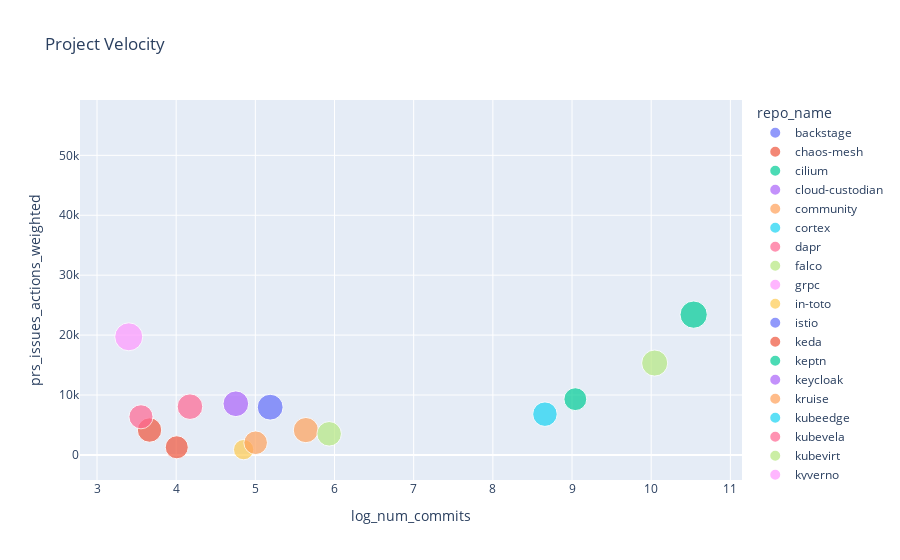

Notebook code for this chart:
### Code cell
fig.show()

### Figure 1 — Plotly figure (JSON) as saved in the notebook; plotly's stock layout.template omitted (floating-point values rounded to 4 significant figures)
{"data": [{"customdata": [["backstage"]], "hovertemplate": "repo_name=%{customdata[0]}<br>log_num_commits=%{x}<br>prs_issues_actions_weighted=%{y}<br>log_num_contrib=%{marker.size}<extra></extra>", "legendgroup": "backstage", "marker": {"color": "#636efa", "size": [8.313], "sizemode": "area", "sizeref": 0.02242, "symbol": "circle"}, "mode": "markers", "name": "backstage", "orientation": "v", "showlegend": true, "type": "scatter", "x": [NaN], "xaxis": "x", "y": [29640.0], "yaxis": "y"}, {"customdata": [["chaos-mesh"]], "hovertemplate": "repo_name=%{customdata[0]}<br>log_num_commits=%{x}<br>prs_issues_actions_weighted=%{y}<br>log_num_contrib=%{marker.size}<extra></extra>", "legendgroup": "chaos-mesh", "marker": {"color": "#EF553B", "size": [6.669], "sizemode": "area", "sizeref": 0.02242, "symbol": "circle"}, "mode": "markers", "name": "chaos-mesh", "orientation": "v", "showlegend": true, "type": "scatter", "x": [3.664], "xaxis": "x", "y": [4156.0], "yaxis": "y"}, {"customdata": [["cilium"]], "hovertemplate": "repo_name=%{customdata[0]}<br>log_num_commits=%{x}<br>prs_issues_actions_weighted=%{y}<br>log_num_contrib=%{marker.size}<extra></extra>", "legendgroup": "cilium", "marker": {"color": "#00cc96", "size": [8.341], "sizemode": "area", "sizeref": 0.02242, "symbol": "circle"}, "mode": "markers", "name": "cilium", "orientation": "v", "showlegend": true, "type": "scatter", "x": [10.54], "xaxis": "x", "y": [23420.0], "yaxis": "y"}, {"customdata": [["cloud-custodian"]], "hovertemplate": "repo_name=%{customdata[0]}<br>log_num_commits=%{x}<br>prs_issues_actions_weighted=%{y}<br>log_num_contrib=%{marker.size}<extra></extra>", "legendgroup": "cloud-custodian", "marker": {"color": "#ab63fa", "size": [7.389], "sizemode": "area", "sizeref": 0.02242, "symbol": "circle"}, "mode": "markers", "name": "cloud-custodian", "orientation": "v", "showlegend": true, "type": "scatter", "x": [4.754], "xaxis": "x", "y": [8541.0], "yaxis": "y"}, {"customdata": [["community"]], "hovertemplate": "repo_name=%{customdata[0]}<br>log_num_commits=%{x}<br>prs_issues_actions_weighted=%{y}<br>log_num_contrib=%{marker.size}<extra></extra>", "legendgroup": "community", "marker": {"color": "#FFA15A", "size": [7.127], "sizemode": "area", "sizeref": 0.02242, "symbol": "circle"}, "mode": "markers", "name": "community", "orientation": "v", "showlegend": true, "type": "scatter", "x": [5.638], "xaxis": "x", "y": [4149.0], "yaxis": "y"}, {"customdata": [["cortex"]], "hovertemplate": "repo_name=%{customdata[0]}<br>log_num_commits=%{x}<br>prs_issues_actions_weighted=%{y}<br>log_num_contrib=%{marker.size}<extra></extra>", "legendgroup": "cortex", "marker": {"color": "#19d3f3", "size": [6.739], "sizemode": "area", "sizeref": 0.02242, "symbol": "circle"}, "mode": "markers", "name": "cortex", "orientation": "v", "showlegend": true, "type": "scatter", "x": [8.658], "xaxis": "x", "y": [6804.0], "yaxis": "y"}, {"customdata": [["dapr"]], "hovertemplate": "repo_name=%{customdata[0]}<br>log_num_commits=%{x}<br>prs_issues_actions_weighted=%{y}<br>log_num_contrib=%{marker.size}<extra></extra>", "legendgroup": "dapr", "marker": {"color": "#FF6692", "size": [7.343], "sizemode": "area", "sizeref": 0.02242, "symbol": "circle"}, "mode": "markers", "name": "dapr", "orientation": "v", "showlegend": true, "type": "scatter", "x": [4.174], "xaxis": "x", "y": [8056.0], "yaxis": "y"}, {"customdata": [["falco"]], "hovertemplate": "repo_name=%{customdata[0]}<br>log_num_commits=%{x}<br>prs_issues_actions_weighted=%{y}<br>log_num_contrib=%{marker.size}<extra></extra>", "legendgroup": "falco", "marker": {"color": "#B6E880", "size": [6.762], "sizemode": "area", "sizeref": 0.02242, "symbol": "circle"}, "mode": "markers", "name": "falco", "orientation": "v", "showlegend": true, "type": "scatter", "x": [5.932], "xaxis": "x", "y": [3527.0], "yaxis": "y"}, {"customdata": [["grpc"]], "hovertemplate": "repo_name=%{customdata[0]}<br>log_num_commits=%{x}<br>prs_issues_actions_weighted=%{y}<br>log_num_contrib=%{marker.size}<extra></extra>", "legendgroup": "grpc", "marker": {"color": "#FF97FF", "size": [8.799], "sizemode": "area", "sizeref": 0.02242, "symbol": "circle"}, "mode": "markers", "name": "grpc", "orientation": "v", "showlegend": true, "type": "scatter", "x": [3.401], "xaxis": "x", "y": [19720.0], "yaxis": "y"}, {"customdata": [["in-toto"]], "hovertemplate": "repo_name=%{customdata[0]}<br>log_num_commits=%{x}<br>prs_issues_actions_weighted=%{y}<br>log_num_contrib=%{marker.size}<extra></extra>", "legendgroup": "in-toto", "marker": {"color": "#FECB52", "size": [4.625], "sizemode": "area", "sizeref": 0.02242, "symbol": "circle"}, "mode": "markers", "name": "in-toto", "orientation": "v", "showlegend": true, "type": "scatter", "x": [4.852], "xaxis": "x", "y": [883.7], "yaxis": "y"}, {"customdata": [["istio"]], "hovertemplate": "repo_name=%{customdata[0]}<br>log_num_commits=%{x}<br>prs_issues_actions_weighted=%{y}<br>log_num_contrib=%{marker.size}<extra></extra>", "legendgroup": "istio", "marker": {"color": "#636efa", "size": [8.968], "sizemode": "area", "sizeref": 0.02242, "symbol": "circle"}, "mode": "markers", "name": "istio", "orientation": "v", "showlegend": true, "type": "scatter", "x": [NaN], "xaxis": "x", "y": [53430.0], "yaxis": "y"}, {"customdata": [["keda"]], "hovertemplate": "repo_name=%{customdata[0]}<br>log_num_commits=%{x}<br>prs_issues_actions_weighted=%{y}<br>log_num_contrib=%{marker.size}<extra></extra>", "legendgroup": "keda", "marker": {"color": "#EF553B", "size": [7.403], "sizemode": "area", "sizeref": 0.02242, "symbol": "circle"}, "mode": "markers", "name": "keda", "orientation": "v", "showlegend": true, "type": "scatter", "x": [NaN], "xaxis": "x", "y": [5264.0], "yaxis": "y"}, {"customdata": [["keptn"]], "hovertemplate": "repo_name=%{customdata[0]}<br>log_num_commits=%{x}<br>prs_issues_actions_weighted=%{y}<br>log_num_contrib=%{marker.size}<extra></extra>", "legendgroup": "keptn", "marker": {"color": "#00cc96", "size": [5.855], "sizemode": "area", "sizeref": 0.02242, "symbol": "circle"}, "mode": "markers", "name": "keptn", "orientation": "v", "showlegend": true, "type": "scatter", "x": [9.042], "xaxis": "x", "y": [9310.0], "yaxis": "y"}, {"customdata": [["keycloak"]], "hovertemplate": "repo_name=%{customdata[0]}<br>log_num_commits=%{x}<br>prs_issues_actions_weighted=%{y}<br>log_num_contrib=%{marker.size}<extra></extra>", "legendgroup": "keycloak", "marker": {"color": "#ab63fa", "size": [8.773], "sizemode": "area", "sizeref": 0.02242, "symbol": "circle"}, "mode": "markers", "name": "keycloak", "orientation": "v", "showlegend": true, "type": "scatter", "x": [NaN], "xaxis": "x", "y": [21480.0], "yaxis": "y"}, {"customdata": [["kruise"]], "hovertemplate": "repo_name=%{customdata[0]}<br>log_num_commits=%{x}<br>prs_issues_actions_weighted=%{y}<br>log_num_contrib=%{marker.size}<extra></extra>", "legendgroup": "kruise", "marker": {"color": "#FFA15A", "size": [6.252], "sizemode": "area", "sizeref": 0.02242, "symbol": "circle"}, "mode": "markers", "name": "kruise", "orientation": "v", "showlegend": true, "type": "scatter", "x": [5.004], "xaxis": "x", "y": [2036.0], "yaxis": "y"}, {"customdata": [["kubeedge"]], "hovertemplate": "repo_name=%{customdata[0]}<br>log_num_commits=%{x}<br>prs_issues_actions_weighted=%{y}<br>log_num_contrib=%{marker.size}<extra></extra>", "legendgroup": "kubeedge", "marker": {"color": "#19d3f3", "size": [7.135], "sizemode": "area", "sizeref": 0.02242, "symbol": "circle"}, "mode": "markers", "name": "kubeedge", "orientation": "v", "showlegend": true, "type": "scatter", "x": [NaN], "xaxis": "x", "y": [5749.0], "yaxis": "y"}, {"customdata": [["kubevela"]], "hovertemplate": "repo_name=%{customdata[0]}<br>log_num_commits=%{x}<br>prs_issues_actions_weighted=%{y}<br>log_num_contrib=%{marker.size}<extra></extra>", "legendgroup": "kubevela", "marker": {"color": "#FF6692", "size": [6.522], "sizemode": "area", "sizeref": 0.02242, "symbol": "circle"}, "mode": "markers", "name": "kubevela", "orientation": "v", "showlegend": true, "type": "scatter", "x": [3.555], "xaxis": "x", "y": [6368.0], "yaxis": "y"}, {"customdata": [["kubevirt"]], "hovertemplate": "repo_name=%{customdata[0]}<br>log_num_commits=%{x}<br>prs_issues_actions_weighted=%{y}<br>log_num_contrib=%{marker.size}<extra></extra>", "legendgroup": "kubevirt", "marker": {"color": "#B6E880", "size": [7.634], "sizemode": "area", "sizeref": 0.02242, "symbol": "circle"}, "mode": "markers", "name": "kubevirt", "orientation": "v", "showlegend": true, "type": "scatter", "x": [10.04], "xaxis": "x", "y": [15340.0], "yaxis": "y"}, {"customdata": [["kyverno"]], "hovertemplate": "repo_name=%{customdata[0]}<br>log_num_commits=%{x}<br>prs_issues_actions_weighted=%{y}<br>log_num_contrib=%{marker.size}<extra></extra>", "legendgroup": "kyverno", "marker": {"color": "#FF97FF", "size": [7.338], "sizemode": "area", "sizeref": 0.02242, "symbol": "circle"}, "mode": "markers", "name": "kyverno", "orientation": "v", "showlegend": true, "type": "scatter", "x": [NaN], "xaxis": "x", "y": [12880.0], "yaxis": "y"}, {"customdata": [["litmus"]], "hovertemplate": "repo_name=%{customdata[0]}<br>log_num_commits=%{x}<br>prs_issues_actions_weighted=%{y}<br>log_num_contrib=%{marker.size}<extra></extra>", "legendgroup": "litmus", "marker": {"color": "#FECB52", "size": [6.503], "sizemode": "area", "sizeref": 0.02242, "symbol": "circle"}, "mode": "markers", "name": "litmus", "orientation": "v", "showlegend": true, "type": "scatter", "x": [NaN], "xaxis": "x", "y": [4796.0], "yaxis": "y"}, {"customdata": [["longhorn"]], "hovertemplate": "repo_name=%{customdata[0]}<br>log_num_commits=%{x}<br>prs_issues_actions_weighted=%{y}<br>log_num_contrib=%{marker.size}<extra></extra>", "legendgroup": "longhorn", "marker": {"color": "#636efa", "size": [7.513], "sizemode": "area", "sizeref": 0.02242, "symbol": "circle"}, "mode": "markers", "name": "longhorn", "orientation": "v", "showlegend": true, "type": "scatter", "x": [5.187], "xaxis": "x", "y": [7971.0], "yaxis": "y"}, {"customdata": [["spec"]], "hovertemplate": "repo_name=%{customdata[0]}<br>log_num_commits=%{x}<br>prs_issues_actions_weighted=%{y}<br>log_num_contrib=%{marker.size}<extra></extra>", "legendgroup": "spec", "marker": {"color": "#EF553B", "size": [5.948], "sizemode": "area", "sizeref": 0.02242, "symbol": "circle"}, "mode": "markers", "name": "spec", "orientation": "v", "showlegend": true, "type": "scatter", "x": [4.007], "xaxis": "x", "y": [1279.0], "yaxis": "y"}, {"customdata": [["volcano"]], "hovertemplate": "repo_name=%{customdata[0]}<br>log_num_commits=%{x}<br>prs_issues_actions_weighted=%{y}<br>log_num_contrib=%{marker.size}<extra></extra>", "legendgroup": "volcano", "marker": {"color": "#00cc96", "size": [6.757], "sizemode": "area", "sizeref": 0.02242, "symbol": "circle"}, "mode": "markers", "name": "volcano", "orientation": "v", "showlegend": true, "type": "scatter", "x": [NaN], "xaxis": "x", "y": [4210.0], "yaxis": "y"}], "layout": {"legend": {"itemsizing": "constant", "title": {"text": "repo_name"}, "tracegroupgap": 0}, "title": {"text": "Project Velocity"}, "xaxis": {"anchor": "y", "domain": [0, 1], "title": {"text": "log_num_commits"}}, "yaxis": {"anchor": "x", "domain": [0, 1], "title": {"text": "prs_issues_actions_weighted"}}}}
